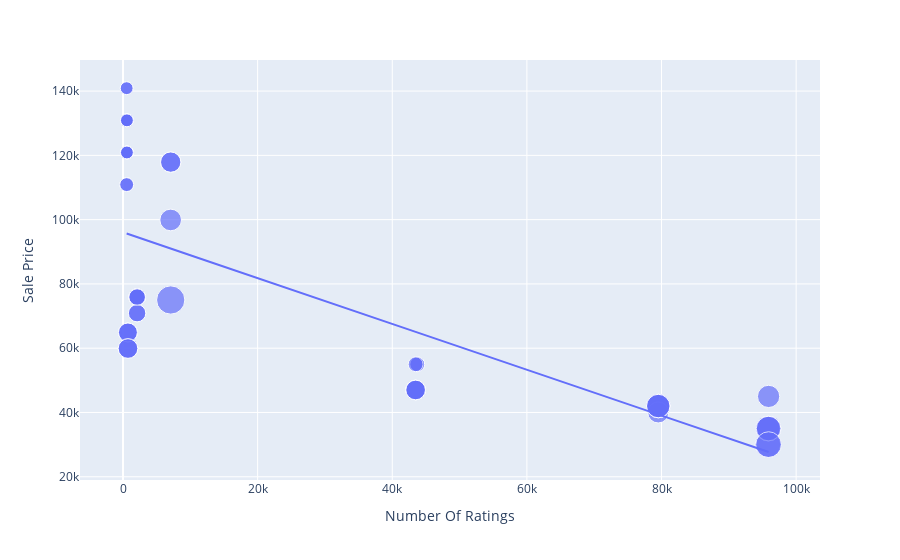

The notebook cell this image was saved under:
### Code cell
figure.show()

### Figure 1 — Plotly figure (JSON) as saved in the notebook; plotly's stock layout.template omitted (floating-point values rounded to 4 significant figures)
{"data": [{"hovertemplate": "<b>%{hovertext}</b><br><br>Number Of Ratings=%{x}<br>Sale Price=%{y}<br>Discount Percentage=%{marker.size}<extra></extra>", "hovertext": ["APPLE iPhone 8 Plus (Gold, 64 GB)", "APPLE iPhone 8 Plus (Space Grey, 256 GB)", "APPLE iPhone 8 Plus (Silver, 256 GB)", "APPLE iPhone 8 (Silver, 256 GB)", "APPLE iPhone 8 (Gold, 256 GB)", "APPLE iPhone 8 Plus (Silver, 64 GB)", "APPLE iPhone 8 Plus (Space Grey, 64 GB)", "APPLE iPhone 8 (Space Grey, 256 GB)", "APPLE iPhone XS Max (Silver, 64 GB)", "Apple iPhone XR ((PRODUCT)RED, 128 GB) (Includes EarPods, Power Adapter)", "Apple iPhone XR (Black, 64 GB) (Includes EarPods, Power Adapter)", "Apple iPhone XR (Coral, 128 GB) (Includes EarPods, Power Adapter)", "Apple iPhone XR (Black, 128 GB) (Includes EarPods, Power Adapter)", "Apple iPhone XR (White, 128 GB) (Includes EarPods, Power Adapter)", "APPLE iPhone 11 Pro Max (Gold, 256 GB)", "APPLE iPhone 11 Pro Max (Gold, 64 GB)", "APPLE iPhone 11 Pro Max (Midnight Green, 256 GB)", "APPLE iPhone 11 Pro Max (Space Grey, 64 GB)", "APPLE iPhone 11 Pro (Midnight Green, 64 GB)", "APPLE iPhone 11 Pro (Space Grey, 512 GB)", "APPLE iPhone 11 Pro Max (Midnight Green, 64 GB)", "APPLE iPhone 11 Pro (Midnight Green, 512 GB)", "APPLE iPhone 11 Pro (Space Grey, 256 GB)", "Apple iPhone SE (White, 256 GB) (Includes EarPods, Power Adapter)", "APPLE iPhone 12 Pro (Silver, 512 GB)", "APPLE iPhone 12 Pro Max (Pacific Blue, 256 GB)", "APPLE iPhone 12 Mini (White, 128 GB)", "APPLE iPhone 12 Pro (Graphite, 256 GB)", "APPLE iPhone 12 Mini (White, 64 GB)", "APPLE iPhone 12 (White, 128 GB)", "APPLE iPhone 12 Pro (Graphite, 128 GB)", "APPLE iPhone 12 Pro Max (Graphite, 256 GB)", "APPLE iPhone 12 Pro Max (Graphite, 128 GB)", "APPLE iPhone 12 Mini (Black, 128 GB)", "APPLE iPhone 12 Mini (Blue, 128 GB)", "APPLE iPhone 12 (Black, 128 GB)", "APPLE iPhone 12 (Blue, 128 GB)", "APPLE iPhone 12 Pro Max (Silver, 128 GB)", "APPLE iPhone 12 Mini (Red, 64 GB)", "APPLE iPhone 12 Pro Max (Gold, 128 GB)", "APPLE iPhone 12 (Green, 128 GB)", "APPLE iPhone 12 Pro (Pacific Blue, 512 GB)", "APPLE iPhone 12 (White, 64 GB)", "APPLE iPhone 12 (Black, 64 GB)", "APPLE iPhone 12 (Red, 128 GB)", "APPLE iPhone 12 Mini (Black, 64 GB)", "APPLE iPhone 12 Pro (Pacific Blue, 128 GB)", "APPLE iPhone 12 Pro Max (Pacific Blue, 128 GB)", "APPLE iPhone 12 Pro Max (Silver, 256 GB)", "APPLE iPhone 12 Pro Max (Gold, 256 GB)", "APPLE iPhone 11 (White, 128 GB)", "APPLE iPhone 11 (Red, 128 GB)", "APPLE iPhone SE (White, 64 GB)", "APPLE iPhone SE (Black, 128 GB)", "APPLE iPhone SE (White, 128 GB)", "APPLE iPhone SE (Red, 128 GB)", "APPLE iPhone 11 (Black, 128 GB)", "APPLE iPhone SE (Black, 64 GB)", "APPLE iPhone 11 (Purple, 64 GB)", "APPLE iPhone 11 (White, 64 GB)", "APPLE iPhone 11 (Black, 64 GB)", "APPLE iPhone 11 (Red, 64 GB)"], "legendgroup": "", "marker": {"color": "#636efa", "size": [0, 0, 0, 0, 0, 0, 0, 0, 0, 20, 16, 20, 20, 20, 0, 0, 0, 0, 29, 15, 0, 15, 17, 18, 6, 6, 13, 6, 14, 10, 7, 6, 6, 13, 13, 10, 10, 6, 14, 6, 10, 6, 11, 11, 10, 14, 7, 6, 6, 6, 8, 8, 24, 22, 22, 22, 8, 24, 14, 14, 14, 14], "sizemode": "area", "sizeref": 0.0725, "symbol": "circle"}, "mode": "markers", "name": "", "orientation": "v", "showlegend": false, "type": "scatter", "x": [3431, 3431, 3431, 11202, 11202, 3431, 3431, 11202, 1454, 79512, 79512, 79582, 79512, 79512, 1078, 1078, 1078, 1078, 7088, 7088, 1078, 7088, 7081, 95909, 542, 580, 740, 545, 740, 2101, 545, 580, 580, 730, 730, 2101, 2101, 580, 740, 580, 2092, 545, 2101, 2092, 2101, 740, 545, 580, 580, 580, 43707, 43707, 95807, 95909, 95807, 95909, 43470, 95909, 43470, 43470, 43470, 43470], "xaxis": "x", "y": [49900, 84900, 84900, 77000, 77000, 49900, 49900, 77000, 89900, 41999, 39999, 41999, 41999, 41999, 131900, 117100, 131900, 117100, 74999, 117900, 117100, 117900, 99900, 44999, 140900, 130900, 64900, 120900, 59900, 75900, 110900, 130900, 120900, 64900, 64900, 75900, 75900, 120900, 59900, 120900, 75900, 140900, 70900, 70900, 75900, 59900, 110900, 120900, 130900, 130900, 54999, 54999, 29999, 34999, 34999, 34999, 54999, 29999, 46999, 46999, 46999, 46999], "yaxis": "y"}, {"hovertemplate": "<b>OLS trendline</b><br>Sale Price = -0.712783 * Number Of Ratings + 96054.8<br>R<sup>2</sup>=0.492139<br><br>Number Of Ratings=%{x}<br>Sale Price=%{y} <b>(trend)</b><extra></extra>", "legendgroup": "", "marker": {"color": "#636efa", "symbol": "circle"}, "mode": "lines", "name": "", "showlegend": false, "type": "scatter", "x": [542, 545, 545, 545, 545, 580, 580, 580, 580, 580, 580, 580, 580, 730, 730, 740, 740, 740, 740, 1078, 1078, 1078, 1078, 1078, 1454, 2092, 2092, 2101, 2101, 2101, 2101, 2101, 3431, 3431, 3431, 3431, 3431, 7081, 7088, 7088, 7088, 11202, 11202, 11202, 43470, 43470, 43470, 43470, 43470, 43707, 43707, 79512, 79512, 79512, 79512, 79582, 95807, 95807, 95909, 95909, 95909, 95909], "xaxis": "x", "y": [95670.0, 95670.0, 95670.0, 95670.0, 95670.0, 95640.0, 95640.0, 95640.0, 95640.0, 95640.0, 95640.0, 95640.0, 95640.0, 95530.0, 95530.0, 95530.0, 95530.0, 95530.0, 95530.0, 95290.0, 95290.0, 95290.0, 95290.0, 95290.0, 95020.0, 94560.0, 94560.0, 94560.0, 94560.0, 94560.0, 94560.0, 94560.0, 93610.0, 93610.0, 93610.0, 93610.0, 93610.0, 91010.0, 91000.0, 91000.0, 91000.0, 88070.0, 88070.0, 88070.0, 65070.0, 65070.0, 65070.0, 65070.0, 65070.0, 64900.0, 64900.0, 39380.0, 39380.0, 39380.0, 39380.0, 39330.0, 27770.0, 27770.0, 27690.0, 27690.0, 27690.0, 27690.0], "yaxis": "y"}], "layout": {"legend": {"itemsizing": "constant", "tracegroupgap": 0}, "margin": {"t": 60}, "xaxis": {"anchor": "y", "domain": [0, 1], "title": {"text": "Number Of Ratings"}}, "yaxis": {"anchor": "x", "domain": [0, 1], "title": {"text": "Sale Price"}}}}
